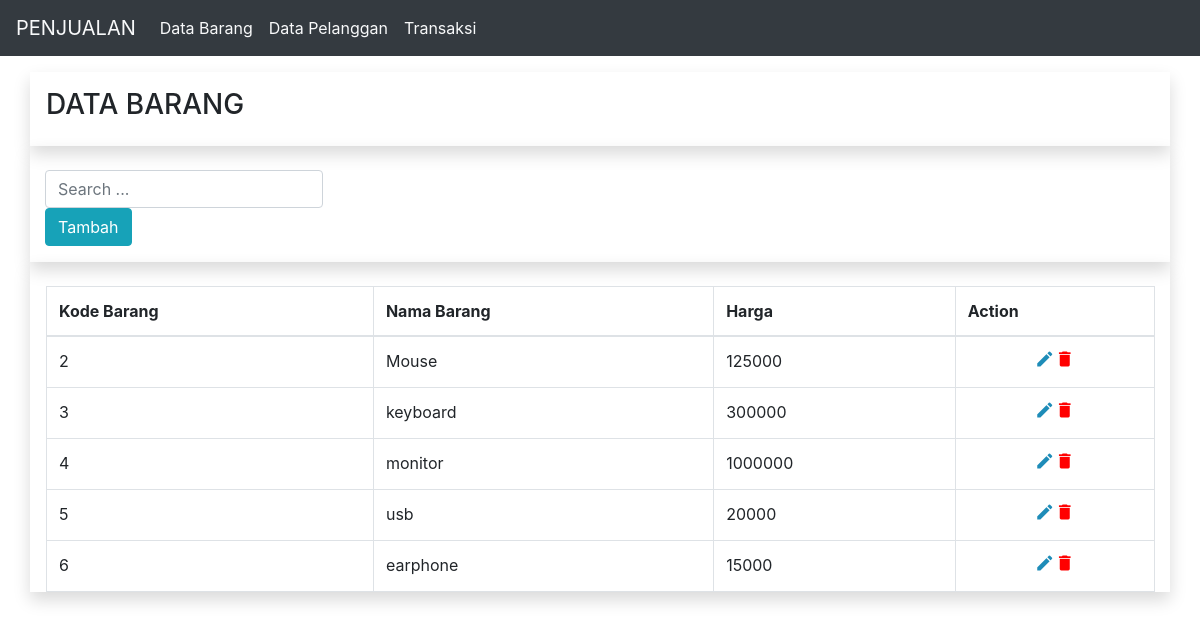
Page /penjualan/index.php on the committed database.
### tables this page shows
CREATE TABLE `barang` (
  `kode_brg` int(11) NOT NULL,
  `nama_brg` varchar(25) NOT NULL,
  `harga` int(11) NOT NULL
);

### penjualan/index.php (the view, shortened to what this page needs)
<?php
include("koneksi.php");
?>
<!DOCTYPE html>
<html lang="en">
  <head>
    <link
      rel="stylesheet"
      href="https://cdn.jsdelivr.net/npm/bootstrap@4.5.3/dist/css/bootstrap.min.css"
    />
    <link
      rel="stylesheet"
      href="https://cdnjs.cloudflare.com/ajax/libs/font-awesome/4.7.0/css/font-awesome.min.css"
    />
    <link rel="stylesheet" href="\public\ourCss.css" />
  </head>
  <body>
    <nav class="navbar navbar-expand-lg text-light bg-dark">
      <a class="navbar-brand text-light" href="#">PENJUALAN</a>
      <div class="collapse navbar-collapse" id="navbarNav">
        <ul class="navbar-nav">
          <li class="nav-item active">
            <a class="nav-link text-light" href="#"
              >Data Barang<span class="sr-only">(current)</span></a
            >
          </li>
          <li class="nav-item">
            <a class="nav-link text-light" href="#">Data Pelanggan</a>
          </li>
          <li class="nav-item">
            <a class="nav-link text-light" href="#">Transaksi</a>
          </li>
        </ul>
      </div>
    </nav>
    <div class="container shadow mt-3 p-3">
      <h3>DATA BARANG</h3>
    </div>
    <div class="container shadow pt-4 pb-3">
      <input
        class="form-control w-25"
        type="text"
        id="myInput"
        onkeyup="myFunction()"
        placeholder="Search ..."
        title="Type in a name"
      />
      <a href="input.php">
       <button class="btn btn-info">
          Tambah
        </button>
      </a>
    </div>
    <div class="container pt-4 pl-3 shadow">
      <table class="table table-hover table-bordered">
        <thead>
          <tr>
            <th scope="col">Kode Barang</th>
            <th scope="col">Nama Barang</th>
            <th scope="col">Harga</th>
            <th scope="col">Action</th>
          </tr>
        </thead>
        <tbody id="myData">
          <?php
          $sql = "SELECT * FROM Barang";
          $query = mysqli_query($db, $sql);
          while($row = mysqli_fetch_array($query)){
      echo "<tr>";
          echo "<td>".$row['kode_brg']."</td>";
          echo "<td>".$row['nama_brg']."</td>";
          echo "<td>".$row['harga']."</td>";
          echo "<td class='text-center'>";
                echo "<a title='edit' href='edit.php?kode_brg=".$row['kode_brg']."'><i class='material-icons' style='font-size: 20px; color: #1e8cb8'>edit</i></a>";
                echo "<a href='delete.php?kode_brg=".$row['kode_brg']."'><i class='material-icons' style='font-size:20px; color:red';>delete</i></a>";
          echo "</td>";
          echo "</tr>";
          }
        ?>
        </tbody>
      </table>
    </div>
  </body>
</html>

### penjualan/public/ourCss.css (style rules this page uses)
html { height: 100%; }
body { height: 100%; margin: 0; background-repeat: no-repeat; background-attachment: fixed; }
.form-control, .form-control:focus { box-shadow: none; }

### rows in the picture
barang: kode_brg "2", nama_brg "Mouse", harga "125000"
barang: kode_brg "3", nama_brg "keyboard", harga "300000"
barang: kode_brg "4", nama_brg "monitor", harga "1000000"
barang: kode_brg "5", nama_brg "usb", harga "20000"
barang: kode_brg "6", nama_brg "earphone", harga "15000"
